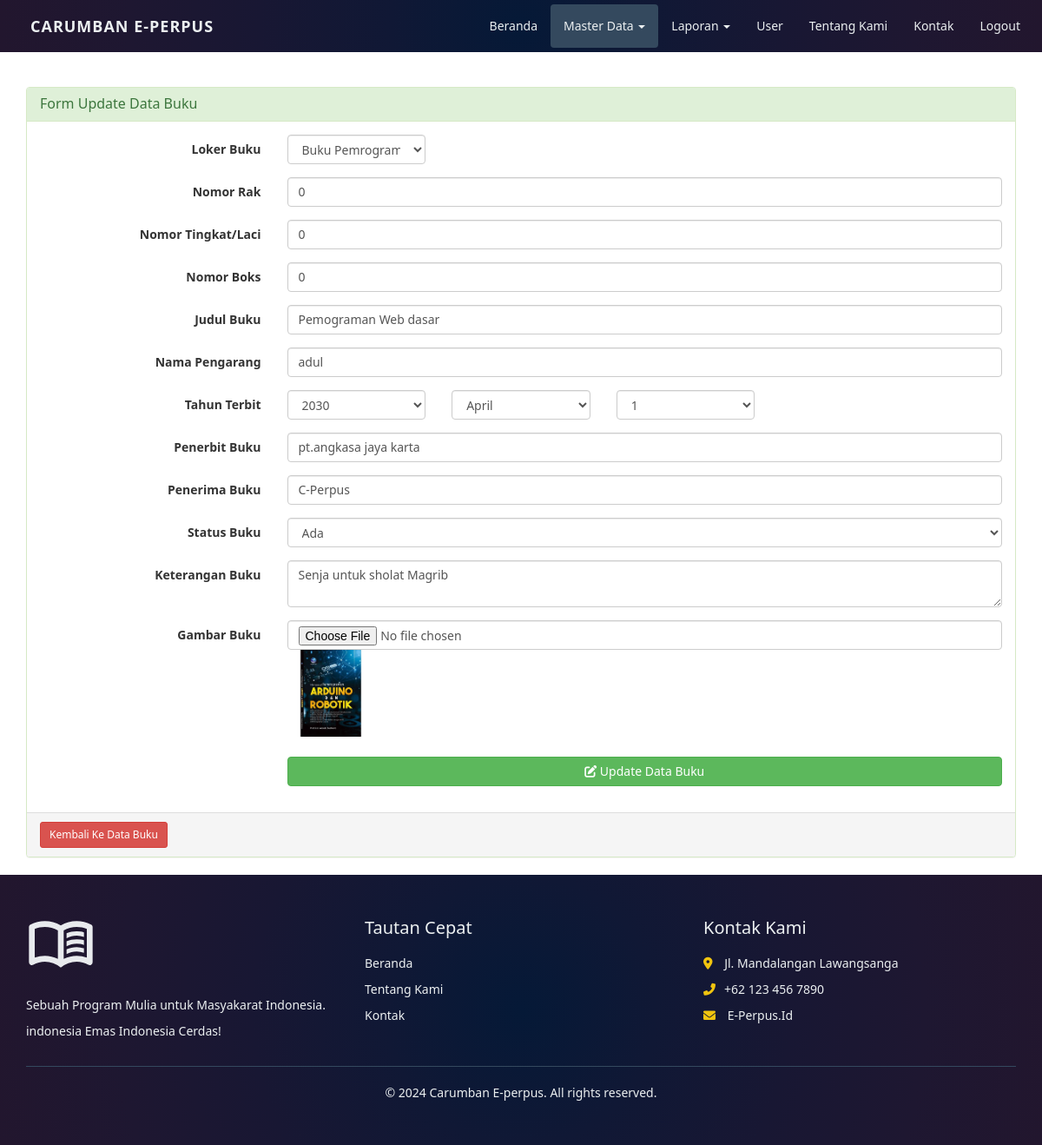
Page /index.php?page=buku&actions=edit&id=10 (signed in) on the committed database.
### tables this page shows
CREATE TABLE `buku` (
  `id` int(11) NOT NULL,
  `loker_buku` varchar(25) NOT NULL,
  `no_rak` int(11) NOT NULL,
  `no_laci` int(11) NOT NULL,
  `no_boks` int(11) NOT NULL,
  `judul_buku` varchar(100) NOT NULL,
  `nama_pengarang` varchar(100) NOT NULL,
  `tahun_terbit` date NOT NULL,
  `penerima` varchar(50) NOT NULL,
  `penerbit` varchar(50) NOT NULL,
  `status` varchar(25) NOT NULL,
  `keterangan` varchar(100) NOT NULL,
  `gambar_buku` text NOT NULL
);

### views/buku_edit.php (the view, shortened to what this page needs)
<?php
$id = $_GET['id'];
$ambil = mysqli_query($koneksi, "SELECT * FROM buku WHERE id ='$id'") or die("SQL Edit error");
$data = mysqli_fetch_array($ambil);
?>
<div class="container">
    <div class="row">
        <div class="col-xs-12">
            <div class="panel panel-success">
                <div class="panel-heading">
                    <h3 class="panel-title">Form Update Data Buku</h3>
                </div>
                <div class="panel-body">
                    <form class="form-horizontal" action="" method="post" enctype="multipart/form-data">
                        <div class="form-group">
                            <label for="loker_buku" class="col-sm-3 control-label">Loker Buku</label>
                            <div class="col-sm-2 col-xs-9">
                                <select name="loker_buku" class="form-control">
                                    <option value="Buku Pemrograman" <?= ($data['loker_buku'] == "Buku Pemrograman") ? "selected" : "" ?>>Buku Pemrograman</option>
                                </select>
                            </div>
                        </div>
                        <div class="form-group">
                            <label for="noRak" class="col-sm-3 control-label">Nomor Rak</label>
                            <div class="col-sm-9">
                                <input type="text" name="noRak" value="<?= $data['no_rak'] ?>" class="form-control" id="inputEmail3" placeholder="Nomor Rak/Lemari">
                            </div>
                        </div>
                        <div class="form-group">
                            <label for="noLaci" class="col-sm-3 control-label">Nomor Tingkat/Laci</label>
                            <div class="col-sm-9">
                                <input type="text" name="noLaci" value="<?= $data['no_laci'] ?>" class="form-control" id="inputEmail3" placeholder="Nomor Tingkat/Laci">
                            </div>
                        </div>
                        <div class="form-group">
                            <label for="noBoks" class="col-sm-3 control-label">Nomor Boks</label>
                            <div class="col-sm-9">
                                <input type="text" name="noBoks" value="<?= $data['no_boks'] ?>" class="form-control" id="inputEmail3" placeholder="Nomor Boks">
                            </div>
                        </div>
                        <div class="form-group">
                            <label for="judul_buku" class="col-sm-3 control-label">Judul Buku</label>
                            <div class="col-sm-9">
                                <input type="text" name="judul_buku" value="<?= $data['judul_buku'] ?>" class="form-control" id="inputEmail3" placeholder="Judul Buku">
                            </div>
                        </div>
                        <div class="form-group">
                            <label for="napengarang" class="col-sm-3 control-label">Nama Pengarang</label>
                            <div class="col-sm-9">
                                <input type="text" name="napengarang" value="<?= $data['nama_pengarang'] ?>" class="form-control" id="inputEmail3" placeholder="Nama Pengarang">
                            </div>
                        </div>
                        <div class="form-group">
                            <label class="col-sm-3 control-label">Tahun Terbit</label>
                            <div class="col-sm-2 col-xs-9">
                                <select name="tahun" class="form-control">
                                    <?php for ($i = 2030; $i > 1980; $i--) { ?>
                                        <option value="<?= $i ?>" <?= substr($data['tahun_terbit'], 0, 4) == $i ? 'selected' : '' ?>><?= $i ?></option>
                                    <?php } ?>
                                </select>
                            </div>
                            <div class="col-sm-2 col-xs-9">
                                <select name="bulan" class="form-control">
                                    <?php
                                    $bulan =  array("", "Januari", "Februari", "Maret", "April", "Mei", "Juni", "Juli", "Agustus", "September", "Oktober", "November", "Desember");
                                    for ($j = 1; $j <= 12; $j++) { ?>
                                        <option value="<?= $j ?>" <?= intval(substr($data['tahun_terbit'], 5, 2)) == $j ? 'selected' : '' ?>><?= $bulan[$j] ?></option>
                                    <?php } ?>
                                </select>
                            </div>
                            <div class="col-sm-2 col-xs-9">
                                <select name="tanggal" class="form-control">
                                    <?php for ($k = 1; $k <= 31; $k++) { ?>
                                        <option value="<?= $k ?>" <?= intval(substr($data['tahun_terbit'], 8, 2)) == $k ? 'selected' : '' ?>><?= $k ?></option>
                                    <?php } ?>
                                </select>
                            </div>
                        </div>
                        <div class="form-group">
                            <label for="penerbit" class="col-sm-3 control-label">Penerbit Buku</label>
                            <div class="col-sm-9">
                                <input type="text" name="penerbit" value="<?= $data['penerbit'] ?>" class="form-control" id="inputPassword3" placeholder="Penerbit Buku">
                            </div>
                        </div>
                        <div class="form-group">
                            <label for="penerima" class="col-sm-3 control-label">Penerima Buku</label>
                            <div class="col-sm-9">
                                <input type="text" name="penerima" value="<?= $data['penerima'] ?>" class="form-control" id="inputPassword3" placeholder="Penerima Buku">
                            </div>
                        </div>
                        <div class="form-group">
                            <label for="status" class="col-sm-3 control-label">Status Buku</label>
                            <div class="col-sm-9">
                                <select name="status" class="form-control">
                                    <option value="Ada" <?= ($data['status'] == "Ada") ? "selected" : "" ?>>Ada</option>
                                </select>
                            </div>
                        </div>
                        <div class="form-group">
                            <label for="ket" class="col-sm-3 control-label">Keterangan Buku</label>
                            <div class="col-sm-9">
                                <textarea name="ket" class="form-control" id="inputPassword3" placeholder="Keterangan"><?= $data['keterangan'] ?></textarea>
                            </div>
                        </div>
                        <div class="form-group">
                            <label for="gambar_buku" class="col-sm-3 control-label">Gambar Buku</label>
                            <div class="col-sm-9">
                                <input type="file" name="gambar_buku" class="form-control" id="gambar_buku">
                                <?php if (!empty($data['gambar_buku'])): ?>
                                    <img src="uploads/<?= $data['gambar_buku'] ?>" width="100px" height="100px" class="rounded mt-2">
                                <?php endif; ?>
                            </div>
                        </div>
                        <div class="form-group">
                            <div class="col-sm-offset-3 col-sm-9">
                                <button type="submit" class="btn btn-success">
                                    <span class="fa fa-edit"></span> Update Data Buku
                                </button>
                            </div>
                        </div>
                    </form>
                </div>
                <div class="panel-footer">
                    <a href="?page=buku&actions=tampil" class="btn btn-danger btn-sm">
                        Kembali Ke Data Buku
                    </a>
                </div>
            </div>
        </div>
    </div>
</div>

### style/index.css (style rules this page uses)
* { font-family: 'Segoe UI', Tahoma, Geneva, Verdana, sans-serif; }
body { margin-top: 70px; }
button { background-color: #4CAF50; color: white; padding: 14px 20px; margin: 8px 0; border: none; cursor: pointer; width: 100%; }

### rows in the picture
buku: loker_buku "Buku Pemrograman", noRak "0", noLaci "0", noBoks "0", judul_buku "Pemograman Web dasar", napengarang "adul", tahun "2030", bulan "April", tanggal "1", penerbit "pt.angkasa jaya karta", penerima "C-Perpus", status "Ada", ket "Senja untuk sholat Magrib", gambar_buku (picture)
